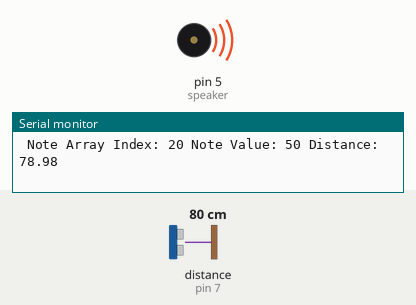
Recording of a sketch running on a simulated Arduino Uno, built with avr-gcc and run on an emulated ATmega328P. Shown: buzzer (waves = sounding), the last lines printed to the serial monitor. Wiring (inferred from the names in the program): ultrasonic range finder: trigger pin 6; echo pin 7. The test bench sets the inputs (shaded band); at power-on: distance to the obstacle (sensor on pin 7) 80 cm. The echo pulse lasts 58.3 µs per cm.

Above: at 1.2 s.
1.3 s: distance to the obstacle (sensor on pin 7) set to 35 cm
At 2.4 s:
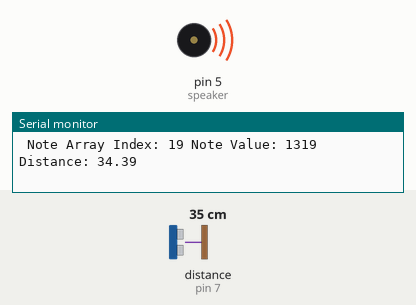
4.3 s: distance to the obstacle (sensor on pin 7) set to 2 cm
At 5.1 s:
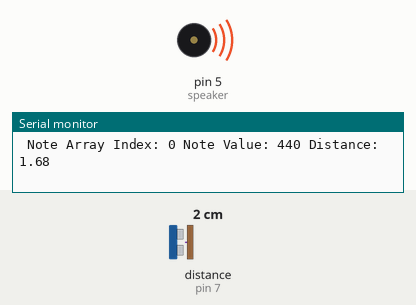
Timing chart, 0 to 7.3 s (numbered marks = the images above; inputs shaded):
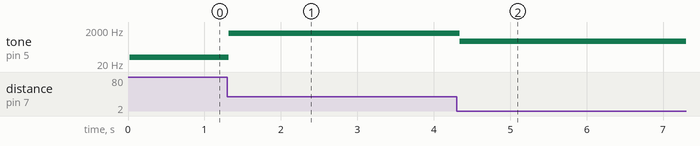

Measured:
- after the input at 1.3 s, tone on pin 5 (speaker): 50 Hz → 1319 Hz at once
- after the input at 4.3 s, tone on pin 5 (speaker): 1319 Hz → 440 Hz at once

The sketch:

Nano_Theremin_Chromatic.ino
```cpp
int col_5   =  2; //LED Matrix - Column 5
int col_4   =  3; //LED Matrix - Column 4
int col_3   =  4; //LED Matrix - Column 3
int speaker =  5; //Speaker
int trigPin =  6; //Ultrasonic Trig Pin
int echoPin =  7; //Ultrasonic Echo Pin
int col_2   = 14; //LED Matrix - Column 2
int col_1   = 15; //LED Matrix - Column 1
int row_4   = 16; //LED Matrix - Row 4
int row_3   = 17; //LED Matrix - Row 4
int row_2   = 18; //LED Matrix - Row 2
int row_1   = 19; //LED Matrix - Row 1

// defines variables
long duration; // variable for the duration of sound wave travel
float distance;  // variable for the distance measurement
float min_dist =  2.0;
float max_dist = 30.0;
float step_note = (max_dist-min_dist)/20;
int play_note;
int wait = 50;

int led_1[] = {col_1, row_1};

int leds[][2] = {{col_1, row_1},{col_1, row_2},{col_1, row_3},{col_1, row_4},
                 {col_2, row_1},{col_2, row_2},{col_2, row_3},{col_2, row_4},
                 {col_3, row_1},{col_3, row_2},{col_3, row_3},{col_3, row_4},
                 {col_4, row_1},{col_4, row_2},{col_4, row_3},{col_4, row_4},
                 {col_5, row_1},{col_5, row_2},{col_5, row_3},{col_5, row_4}};

//define notes
#define NOTE_A1  55
#define NOTE_AS1 58
#define NOTE_B1  62
#define NOTE_C2  65
#define NOTE_CS2 69
#define NOTE_D2  73
#define NOTE_DS2 78
#define NOTE_E2  82
#define NOTE_F2  87
#define NOTE_FS2 93
#define NOTE_G2  98
#define NOTE_GS2 104
#define NOTE_A2  110
#define NOTE_AS2 117
#define NOTE_B2  123
#define NOTE_C3  131
#define NOTE_CS3 139
#define NOTE_D3  147
#define NOTE_DS3 156
#define NOTE_E3  165
#define NOTE_F3  175
#define NOTE_FS3 185
#define NOTE_G3  196
#define NOTE_GS3 208
#define NOTE_A3  220
#define NOTE_AS3 233
#define NOTE_B3  247
#define NOTE_C4  262
#define NOTE_CS4 277
#define NOTE_D4  294
#define NOTE_DS4 311
#define NOTE_E4  330
#define NOTE_F4  349
#define NOTE_FS4 370
#define NOTE_G4  392
#define NOTE_GS4 415
#define NOTE_A4  440
#define NOTE_AS4 466
#define NOTE_B4  494
#define NOTE_C5  523
#define NOTE_CS5 554
#define NOTE_D5  587
#define NOTE_DS5 622
#define NOTE_E5  659
#define NOTE_F5  698
#define NOTE_FS5 740
#define NOTE_G5  784
#define NOTE_GS5 831
#define NOTE_A5  880
#define NOTE_AS5 932
#define NOTE_B5  988
#define NOTE_C6  1047
#define NOTE_CS6 1109
#define NOTE_D6  1175
#define NOTE_DS6 1245
#define NOTE_E6  1319

int notes[] = {NOTE_A4,  NOTE_AS4, NOTE_B4,  NOTE_C5,
               NOTE_CS5, NOTE_D5,  NOTE_DS5, NOTE_E5,
               NOTE_F5,  NOTE_FS5, NOTE_G5,  NOTE_GS5,
               NOTE_A5,  NOTE_AS5, NOTE_B5,  NOTE_C6,
               NOTE_CS6, NOTE_D6,  NOTE_DS6, NOTE_E6};

void setup() {
  Serial.begin(9600);       //Start Serial Communication
  Serial.println("Aruino Nano Chromatic Theremin");

  pinMode(trigPin, OUTPUT); //Sets the trigPin as an OUTPUT
  pinMode(echoPin, INPUT);  //Sets the echoPin as an INPUT

  pinMode(col_1, OUTPUT);
  pinMode(col_2, OUTPUT);
  pinMode(col_3, OUTPUT);
  pinMode(col_4, OUTPUT);
  pinMode(col_5, OUTPUT);
  pinMode(row_1, OUTPUT);
  pinMode(row_2, OUTPUT);
  pinMode(row_3, OUTPUT);
  pinMode(row_4, OUTPUT);

  digitalWrite(col_1, HIGH);
  digitalWrite(col_2, HIGH);
  digitalWrite(col_3, HIGH);
  digitalWrite(col_4, HIGH);
  digitalWrite(col_5, HIGH);
  digitalWrite(row_1, LOW);
  digitalWrite(row_2, LOW);
  digitalWrite(row_3, LOW);
  digitalWrite(row_4, LOW);

}

void loop() {
  ultrasonic();
  play_note = (distance/step_note) - 5;
  if (play_note > 20){
    play_note = 20;
  }
  if (play_note < 0){    play_note = 0;
  }
   play_tone();

}


void ultrasonic(){
  digitalWrite(trigPin, LOW); // Clears the trigPin condition
  delayMicroseconds(2);       // Sets the trigPin HIGH (ACTIVE) for 10 microseconds
  digitalWrite(trigPin, HIGH);
  delayMicroseconds(10);
  digitalWrite(trigPin, LOW);
  duration = pulseIn(echoPin, HIGH); // Reads the echoPin, returns the sound wave travel time in microseconds
  // Calculating the distance
  distance = duration * 0.034 / 2; // Speed of sound wave divided by 2 (go and back)
  //Displays the distance on the Serial Monitor
  //Serial.print("Distance: ");
  //Serial.print(distance);
  //Serial.println(" cm");
}

void light_led(int led){
  //To light - col = LOW, row = HIGH
  int row = leds[led][0];
  int col = leds[led][1];
  digitalWrite(col, LOW);
  digitalWrite(row, HIGH);
  delay(10);
  digitalWrite(col, HIGH);
  digitalWrite(row, LOW);
  delay(10);
}

void play_tone(){
  Serial.print(" Note Array Index: "); Serial.print(play_note);
  Serial.print(" Note Value: ");       Serial.print(notes[play_note]);
  Serial.print(" Distance: ");         Serial.println(distance);
  tone(speaker, notes[play_note], wait + 20);
  digitalWrite(leds[play_note][0], LOW);   digitalWrite(leds[play_note][1], HIGH); delay(wait);
  digitalWrite(leds[play_note][0], HIGH);  digitalWrite(leds[play_note][1], LOW);  //delay(wait);

}
```
